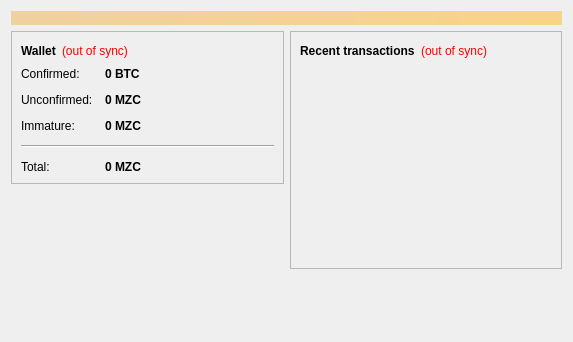
<?xml version="1.0" encoding="UTF-8"?>
<ui version="4.0">
 <class>OverviewPage</class>
 <widget class="QWidget" name="OverviewPage">
  <property name="geometry">
   <rect>
    <x>0</x>
    <y>0</y>
    <width>573</width>
    <height>342</height>
   </rect>
  </property>
  <property name="windowTitle">
   <string>Form</string>
  </property>
  <layout class="QVBoxLayout" name="topLayout">
   <item>
    <widget class="QLabel" name="labelAlerts">
     <property name="visible">
      <bool>false</bool>
     </property>
     <property name="styleSheet">
      <string notr="true">background-color: qlineargradient(x1: 0, y1: 0, x2: 1, y2: 0, stop:0 #F0D0A0, stop:1 #F8D488); color:#000000;</string>
     </property>
     <property name="wordWrap">
      <bool>true</bool>
     </property>
     <property name="margin">
      <number>3</number>
     </property>
    </widget>
   </item>
   <item>
    <layout class="QHBoxLayout" name="horizontalLayout" stretch="1,1">
     <item>
      <layout class="QVBoxLayout" name="verticalLayout_2">
       <item>
        <widget class="QFrame" name="frame">
         <property name="frameShape">
          <enum>QFrame::StyledPanel</enum>
         </property>
         <property name="frameShadow">
          <enum>QFrame::Raised</enum>
         </property>
         <layout class="QVBoxLayout" name="verticalLayout_4">
          <item>
           <layout class="QHBoxLayout" name="horizontalLayout_4">
            <item>
             <widget class="QLabel" name="label_5">
              <property name="font">
               <font>
                <weight>75</weight>
                <bold>true</bold>
               </font>
              </property>
              <property name="text">
               <string>Wallet</string>
              </property>
             </widget>
            </item>
            <item>
             <widget class="QLabel" name="labelWalletStatus">
              <property name="toolTip">
               <string>The displayed information may be out of date. Your wallet automatically synchronizes with the EmbargoCoin network after a connection is established, but this process has not completed yet.</string>
              </property>
              <property name="styleSheet">
               <string notr="true">QLabel { color: red; }</string>
              </property>
              <property name="text">
               <string notr="true">(out of sync)</string>
              </property>
              <property name="alignment">
               <set>Qt::AlignLeading|Qt::AlignLeft|Qt::AlignVCenter</set>
              </property>
             </widget>
            </item>
            <item>
             <spacer name="horizontalSpacer_2">
              <property name="orientation">
               <enum>Qt::Horizontal</enum>
              </property>
              <property name="sizeHint" stdset="0">
               <size>
                <width>40</width>
                <height>20</height>
               </size>
              </property>
             </spacer>
            </item>
           </layout>
          </item>
          <item>
           <layout class="QFormLayout" name="formLayout_2">
            <property name="fieldGrowthPolicy">
             <enum>QFormLayout::AllNonFixedFieldsGrow</enum>
            </property>
            <property name="horizontalSpacing">
             <number>12</number>
            </property>
            <property name="verticalSpacing">
             <number>12</number>
            </property>
            <item row="0" column="0">
             <widget class="QLabel" name="label">
              <property name="text">
               <string>Confirmed:</string>
              </property>
             </widget>
            </item>
            <item row="0" column="1">
             <widget class="QLabel" name="labelBalance">
              <property name="font">
               <font>
                <weight>75</weight>
                <bold>true</bold>
               </font>
              </property>
              <property name="cursor">
               <cursorShape>IBeamCursor</cursorShape>
              </property>
              <property name="toolTip">
               <string>Your current spendable balance</string>
              </property>
              <property name="text">
               <string notr="true">0 BTC</string>
              </property>
              <property name="textInteractionFlags">
               <set>Qt::LinksAccessibleByMouse|Qt::TextSelectableByKeyboard|Qt::TextSelectableByMouse</set>
              </property>
             </widget>
            </item>
            <item row="1" column="0">
             <widget class="QLabel" name="label_3">
              <property name="text">
               <string>Unconfirmed:</string>
              </property>
             </widget>
            </item>
            <item row="1" column="1">
             <widget class="QLabel" name="labelUnconfirmed">
              <property name="font">
               <font>
                <weight>75</weight>
                <bold>true</bold>
               </font>
              </property>
              <property name="cursor">
               <cursorShape>IBeamCursor</cursorShape>
              </property>
              <property name="toolTip">
               <string>Total of transactions that have yet to be confirmed, and do not yet count toward the spendable balance</string>
              </property>
              <property name="text">
               <string notr="true">0 MZC</string>
              </property>
              <property name="textInteractionFlags">
               <set>Qt::LinksAccessibleByMouse|Qt::TextSelectableByKeyboard|Qt::TextSelectableByMouse</set>
              </property>
             </widget>
            </item>
            <item row="2" column="0">
             <widget class="QLabel" name="labelImmatureText">
              <property name="text">
               <string>Immature:</string>
              </property>
             </widget>
            </item>
            <item row="2" column="1">
             <widget class="QLabel" name="labelImmature">
              <property name="font">
               <font>
                <weight>75</weight>
                <bold>true</bold>
               </font>
              </property>
              <property name="toolTip">
               <string>Mined balance that has not yet matured</string>
              </property>
              <property name="text">
               <string notr="true">0 MZC</string>
              </property>
              <property name="textInteractionFlags">
               <set>Qt::LinksAccessibleByMouse|Qt::TextSelectableByKeyboard|Qt::TextSelectableByMouse</set>
              </property>
             </widget>
            </item>
            <item row="4" column="0">
             <widget class="QLabel" name="labelTotalText">
              <property name="text">
               <string>Total:</string>
              </property>
             </widget>
            </item>
            <item row="4" column="1">
             <widget class="QLabel" name="labelTotal">
              <property name="font">
               <font>
                <weight>75</weight>
                <bold>true</bold>
               </font>
              </property>
              <property name="cursor">
               <cursorShape>IBeamCursor</cursorShape>
              </property>
              <property name="toolTip">
               <string>Your current total balance</string>
              </property>
              <property name="text">
               <string notr="true">0 MZC</string>
              </property>
              <property name="textInteractionFlags">
               <set>Qt::LinksAccessibleByMouse|Qt::TextSelectableByKeyboard|Qt::TextSelectableByMouse</set>
              </property>
             </widget>
            </item>
            <item row="3" column="0" colspan="2">
             <widget class="Line" name="line">
              <property name="orientation">
               <enum>Qt::Horizontal</enum>
              </property>
             </widget>
            </item>
           </layout>
          </item>
         </layout>
        </widget>
       </item>
       <item>
        <spacer name="verticalSpacer">
         <property name="orientation">
          <enum>Qt::Vertical</enum>
         </property>
         <property name="sizeHint" stdset="0">
          <size>
           <width>20</width>
           <height>40</height>
          </size>
         </property>
        </spacer>
       </item>
      </layout>
     </item>
     <item>
      <layout class="QVBoxLayout" name="verticalLayout_3">
       <item>
        <widget class="QFrame" name="frame_2">
         <property name="frameShape">
          <enum>QFrame::StyledPanel</enum>
         </property>
         <property name="frameShadow">
          <enum>QFrame::Raised</enum>
         </property>
         <layout class="QVBoxLayout" name="verticalLayout">
          <item>
           <layout class="QHBoxLayout" name="horizontalLayout_2">
            <item>
             <widget class="QLabel" name="label_4">
              <property name="text">
               <string>&lt;b&gt;Recent transactions&lt;/b&gt;</string>
              </property>
             </widget>
            </item>
            <item>
             <widget class="QLabel" name="labelTransactionsStatus">
              <property name="toolTip">
               <string>The displayed information may be out of date. Your wallet automatically synchronizes with the EmbargoCoin network after a connection is established, but this process has not completed yet.</string>
              </property>
              <property name="styleSheet">
               <string notr="true">QLabel { color: red; }</string>
              </property>
              <property name="text">
               <string notr="true">(out of sync)</string>
              </property>
              <property name="alignment">
               <set>Qt::AlignRight|Qt::AlignTrailing|Qt::AlignVCenter</set>
              </property>
             </widget>
            </item>
            <item>
             <spacer name="horizontalSpacer">
              <property name="orientation">
               <enum>Qt::Horizontal</enum>
              </property>
              <property name="sizeHint" stdset="0">
               <size>
                <width>40</width>
                <height>20</height>
               </size>
              </property>
             </spacer>
            </item>
           </layout>
          </item>
          <item>
           <widget class="QListView" name="listTransactions">
            <property name="styleSheet">
             <string notr="true">QListView { background: transparent; }</string>
            </property>
            <property name="frameShape">
             <enum>QFrame::NoFrame</enum>
            </property>
            <property name="verticalScrollBarPolicy">
             <enum>Qt::ScrollBarAlwaysOff</enum>
            </property>
            <property name="horizontalScrollBarPolicy">
             <enum>Qt::ScrollBarAlwaysOff</enum>
            </property>
            <property name="selectionMode">
             <enum>QAbstractItemView::NoSelection</enum>
            </property>
           </widget>
          </item>
         </layout>
        </widget>
       </item>
       <item>
        <spacer name="verticalSpacer_2">
         <property name="orientation">
          <enum>Qt::Vertical</enum>
         </property>
         <property name="sizeHint" stdset="0">
          <size>
           <width>20</width>
           <height>40</height>
          </size>
         </property>
        </spacer>
       </item>
      </layout>
     </item>
    </layout>
   </item>
  </layout>
 </widget>
 <resources/>
 <connections/>
</ui>
